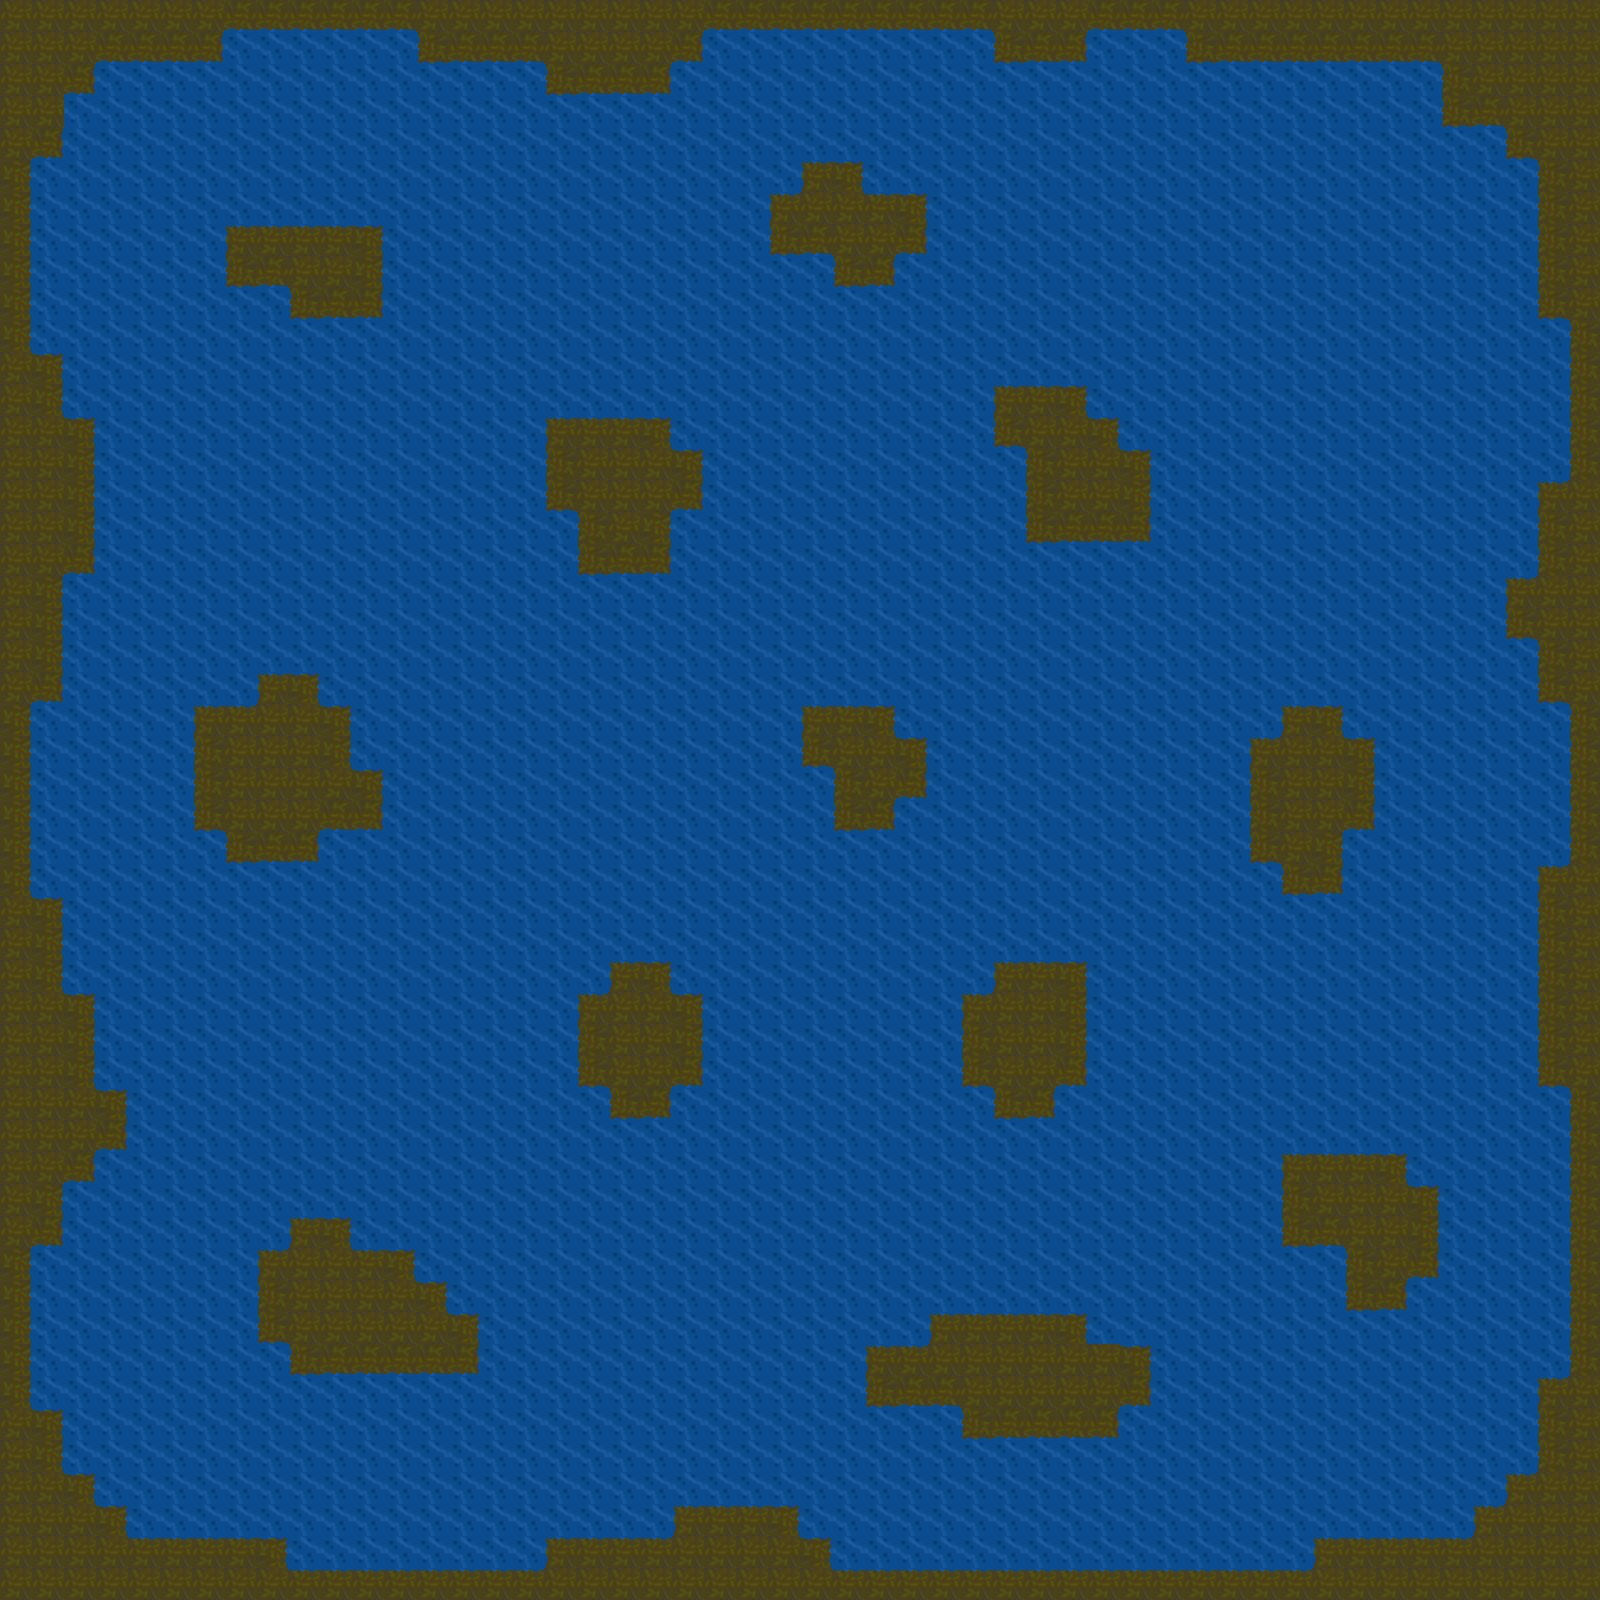

Below is a game level as drawn by its tile map, then a one-line description and the .tmx that defines it (tile-layer data replaced by summaries):
An orthogonal 50x50 tile map with 32x32 px tiles, 2 tile layers (background, Tile Layer 2) and 102 objects.

<map version="1.0" orientation="orthogonal" renderorder="right-down" width="50" height="50" tilewidth="32" tileheight="32" nextobjectid="116">
 <tileset firstgid="1" name="tileset_1" tilewidth="32" tileheight="32" tilecount="25" columns="5">
  <image source="evolvetexturemap1.png" width="160" height="160" />
 </tileset>
 <layer name="background" width="50" height="50">
  <data>[2500 cells, 2500 non-empty, 1 distinct tile ids]</data>
 </layer>
 <layer name="Tile Layer 2" width="50" height="50">
  <data>[2500 cells, 574 non-empty, 9 distinct tile ids]</data>
 </layer>
 <objectgroup name="Edge">
  <object id="1" x="0" y="1568" width="800" height="32" />
  <object id="2" x="800" y="1568" width="800" height="32" />
  <object id="5" x="1568" y="0" width="32" height="768" />
  <object id="6" x="1568" y="768" width="32" height="800" />
  <object id="7" x="1597.33" y="954.667" height="2.66667" />
  <object id="8" x="512" y="0" width="1056" height="32" />
  <object id="9" x="0" y="0" width="512" height="32" />
  <object id="10" x="0" y="32" width="32" height="928" />
  <object id="11" x="0" y="960" width="32" height="608" />
  <object id="22" x="32" y="32" width="192" height="32" />
  <object id="23" x="32" y="64" width="64" height="32" />
  <object id="24" x="32" y="96" width="32" height="64" />
  <object id="25" x="416" y="32" width="288" height="32" />
  <object id="26" x="544" y="64" width="128" height="32" />
  <object id="27" x="992" y="32" width="96" height="32" />
  <object id="28" x="1184" y="32" width="384" height="32" />
  <object id="29" x="1440" y="64" width="128" height="64" />
  <object id="30" x="1504" y="128" width="64" height="32" />
  <object id="31" x="1536" y="160" width="32" height="160" />
  <object id="32" x="1536" y="480" width="32" height="224" />
  <object id="33" x="1504" y="576" width="32" height="64" />
  <object id="34" x="1536" y="864" width="32" height="224" />
  <object id="35" x="1536" y="1376" width="32" height="192" />
  <object id="36" x="1504" y="1472" width="32" height="96" />
  <object id="37" x="1472" y="1504" width="32" height="64" />
  <object id="38" x="1312" y="1536" width="160" height="32" />
  <object id="39" x="544" y="1536" width="288" height="32" />
  <object id="40" x="672" y="1504" width="128" height="32" />
  <object id="41" x="32" y="1536" width="256" height="32" />
  <object id="42" x="32" y="1504" width="96" height="32" />
  <object id="43" x="32" y="1472" width="64" height="32" />
  <object id="45" x="32" y="1408" width="32" height="64" />
  <object id="46" x="32" y="896" width="32" height="352" />
  <object id="47" x="64" y="992" width="32" height="192" />
  <object id="48" x="96" y="1088" width="32" height="64" />
  <object id="49" x="288" y="1344" width="192" height="32" />
  <object id="50" x="256" y="1248" width="160" height="96" />
  <object id="51" x="416" y="1280" width="32" height="64" />
  <object id="52" x="448" y="1312" width="32" height="32" />
  <object id="53" x="288" y="1216" width="64" height="32" />
  <object id="54" x="32" y="352" width="32" height="352" />
  <object id="55" x="64" y="416" width="32" height="160" />
  <object id="56" x="224" y="224" width="160" height="64" />
  <object id="57" x="288" y="288" width="96" height="32" />
  <object id="58" x="544" y="416" width="128" height="96" />
  <object id="59" x="672" y="448" width="32" height="64" />
  <object id="60" x="576" y="512" width="96" height="64" />
  <object id="61" x="768" y="192" width="160" height="64" />
  <object id="62" x="800" y="160" width="64" height="32" />
  <object id="63" x="832" y="256" width="64" height="32" />
  <object id="64" x="1024" y="448" width="128" height="96" />
  <object id="65" x="992" y="384" width="96" height="64" />
  <object id="66" x="1088" y="416" width="32" height="32" />
  <object id="67" x="192" y="704" width="128" height="128" />
  <object id="68" x="320" y="768" width="64" height="64" />
  <object id="69" x="320" y="704" width="32" height="64" />
  <object id="70" x="256" y="672" width="64" height="32" />
  <object id="71" x="224" y="832" width="96" height="32" />
  <object id="72" x="608" y="960" width="64" height="160" />
  <object id="73" x="576" y="992" width="32" height="96" />
  <object id="74" x="672" y="992" width="32" height="96" />
  <object id="75" x="800" y="704" width="96" height="64" />
  <object id="76" x="896" y="736" width="32" height="64" />
  <object id="77" x="832" y="768" width="64" height="64" />
  <object id="78" x="1248" y="736" width="96" height="128" />
  <object id="79" x="1344" y="736" width="32" height="96" />
  <object id="80" x="1280" y="704" width="64" height="32" />
  <object id="81" x="1280" y="864" width="64" height="32" />
  <object id="82" x="992" y="960" width="96" height="128" />
  <object id="83" x="960" y="992" width="32" height="96" />
  <object id="84" x="992" y="1088" width="64" height="32" />
  <object id="85" x="864" y="1344" width="288" height="64" />
  <object id="86" x="928" y="1312" width="160" height="32" />
  <object id="87" x="960" y="1408" width="160" height="32" />
  <object id="88" x="1280" y="1152" width="128" height="96" />
  <object id="89" x="1408" y="1184" width="32" height="96" />
  <object id="90" x="1344" y="1248" width="64" height="64" />
 </objectgroup>
 <objectgroup name="Enemies">
  <object id="92" x="480" y="192" width="32" height="32" />
  <object id="93" x="640" y="288" width="32" height="32" />
  <object id="94" x="832" y="416" width="32" height="32" />
  <object id="95" x="1024" y="256" width="32" height="32" />
  <object id="96" x="1312" y="512" width="32" height="32" />
  <object id="97" x="1440" y="768" width="32" height="32" />
  <object id="98" x="1376" y="992" width="32" height="32" />
  <object id="99" x="1184" y="992" width="32" height="32" />
  <object id="100" x="1056" y="800" width="32" height="32" />
  <object id="101" x="960" y="608" width="32" height="32" />
  <object id="102" x="608" y="672" width="32" height="32" />
  <object id="103" x="512" y="832" width="32" height="32" />
  <object id="104" x="384" y="608" width="32" height="32" />
  <object id="105" x="384" y="416" width="32" height="32" />
  <object id="106" x="288" y="992" width="32" height="32" />
  <object id="107" x="608" y="1312" width="32" height="32" />
  <object id="108" x="1280" y="1440" width="32" height="32" />
  <object id="109" x="864" y="1184" width="32" height="32" />
  <object id="110" x="800" y="992" width="32" height="32" />
  <object id="111" x="128" y="1344" width="32" height="32" />
  <object id="112" x="384" y="1472" width="32" height="32" />
  <object id="113" x="1120" y="1184" width="32" height="32" />
  <object id="114" x="192" y="480" width="32" height="32" />
  <object id="115" x="448" y="1120" width="32" height="32" />
 </objectgroup>
 <objectgroup name="PlayerSpawner">
  <object id="91" x="1312" y="192" width="32" height="32" />
 </objectgroup>
</map>